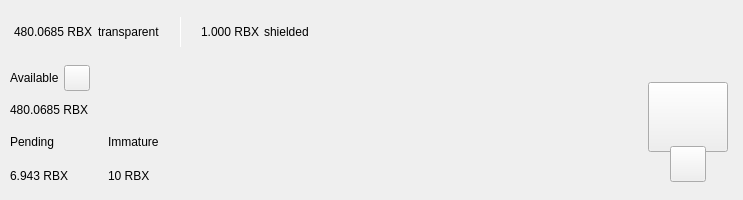
<?xml version="1.0" encoding="UTF-8"?>
<ui version="4.0">
 <class>TopBar</class>
 <widget class="QWidget" name="TopBar">
  <property name="geometry">
   <rect>
    <x>0</x>
    <y>0</y>
    <width>734</width>
    <height>200</height>
   </rect>
  </property>
  <property name="minimumSize">
   <size>
    <width>0</width>
    <height>200</height>
   </size>
  </property>
  <property name="maximumSize">
   <size>
    <width>16777215</width>
    <height>200</height>
   </size>
  </property>
  <property name="windowTitle">
   <string>Form</string>
  </property>
  <layout class="QVBoxLayout" name="verticalLayout_10" stretch="0">
   <property name="spacing">
    <number>0</number>
   </property>
   <property name="leftMargin">
    <number>0</number>
   </property>
   <property name="topMargin">
    <number>0</number>
   </property>
   <property name="rightMargin">
    <number>0</number>
   </property>
   <property name="bottomMargin">
    <number>0</number>
   </property>
   <item>
    <widget class="PFBorderImage" name="containerTop">
     <layout class="QVBoxLayout" name="verticalLayout_11">
      <property name="spacing">
       <number>0</number>
      </property>
      <property name="leftMargin">
       <number>0</number>
      </property>
      <property name="topMargin">
       <number>0</number>
      </property>
      <property name="rightMargin">
       <number>0</number>
      </property>
      <property name="bottomMargin">
       <number>0</number>
      </property>
      <item>
       <widget class="QWidget" name="top_container_2" native="true">
        <property name="minimumSize">
         <size>
          <width>0</width>
          <height>65</height>
         </size>
        </property>
        <layout class="QHBoxLayout" name="top_container">
         <property name="spacing">
          <number>0</number>
         </property>
         <property name="leftMargin">
          <number>14</number>
         </property>
         <property name="topMargin">
          <number>0</number>
         </property>
         <property name="rightMargin">
          <number>14</number>
         </property>
         <property name="bottomMargin">
          <number>0</number>
         </property>
         <item alignment="Qt::AlignVCenter">
          <widget class="QWidget" name="widgetTopAmount" native="true">
           <property name="sizePolicy">
            <sizepolicy hsizetype="Preferred" vsizetype="Maximum">
             <horstretch>0</horstretch>
             <verstretch>0</verstretch>
            </sizepolicy>
           </property>
           <layout class="QHBoxLayout" name="horizontalLayout_5">
            <property name="spacing">
             <number>5</number>
            </property>
            <property name="leftMargin">
             <number>0</number>
            </property>
            <property name="topMargin">
             <number>0</number>
            </property>
            <property name="rightMargin">
             <number>0</number>
            </property>
            <property name="bottomMargin">
             <number>0</number>
            </property>
            <item alignment="Qt::AlignTop">
             <widget class="QLabel" name="labelAmountTopRbx">
              <property name="minimumSize">
               <size>
                <width>0</width>
                <height>36</height>
               </size>
              </property>
              <property name="styleSheet">
               <string notr="true">padding:0px;margin:0px;</string>
              </property>
              <property name="text">
               <string notr="true">480.0685 RBX</string>
              </property>
             </widget>
            </item>
            <item>
             <widget class="QLabel" name="labelTrans">
              <property name="text">
               <string>transparent</string>
              </property>
             </widget>
            </item>
            <item>
             <spacer name="horizontalSpacer_11">
              <property name="orientation">
               <enum>Qt::Horizontal</enum>
              </property>
              <property name="sizeType">
               <enum>QSizePolicy::Fixed</enum>
              </property>
              <property name="sizeHint" stdset="0">
               <size>
                <width>15</width>
                <height>20</height>
               </size>
              </property>
             </spacer>
            </item>
            <item alignment="Qt::AlignVCenter">
             <widget class="QLabel" name="typeSpacerTop">
              <property name="minimumSize">
               <size>
                <width>1</width>
                <height>30</height>
               </size>
              </property>
              <property name="maximumSize">
               <size>
                <width>1</width>
                <height>30</height>
               </size>
              </property>
              <property name="styleSheet">
               <string notr="true">background-color:white;
padding:0px;
border:none;</string>
              </property>
              <property name="text">
               <string/>
              </property>
             </widget>
            </item>
            <item>
             <spacer name="horizontalSpacer_12">
              <property name="orientation">
               <enum>Qt::Horizontal</enum>
              </property>
              <property name="sizeType">
               <enum>QSizePolicy::Fixed</enum>
              </property>
              <property name="sizeHint" stdset="0">
               <size>
                <width>15</width>
                <height>20</height>
               </size>
              </property>
             </spacer>
            </item>
            <item alignment="Qt::AlignTop">
             <widget class="QLabel" name="labelAmountTopShieldedRbx">
              <property name="minimumSize">
               <size>
                <width>0</width>
                <height>36</height>
               </size>
              </property>
              <property name="text">
               <string notr="true">1.000 RBX</string>
              </property>
             </widget>
            </item>
            <item>
             <widget class="QLabel" name="labelShield">
              <property name="text">
               <string>shielded</string>
              </property>
             </widget>
            </item>
           </layout>
          </widget>
         </item>
         <item>
          <spacer name="horizontalSpacer">
           <property name="orientation">
            <enum>Qt::Horizontal</enum>
           </property>
           <property name="sizeHint" stdset="0">
            <size>
             <width>40</width>
             <height>20</height>
            </size>
           </property>
          </spacer>
         </item>
         <item>
          <layout class="QHBoxLayout" name="horizontalLayout_4">
           <property name="spacing">
            <number>12</number>
           </property>
           <property name="rightMargin">
            <number>0</number>
           </property>
           <item alignment="Qt::AlignRight">
            <widget class="QWidget" name="layoutSync" native="true">
             <property name="minimumSize">
              <size>
               <width>0</width>
               <height>36</height>
              </size>
             </property>
             <property name="maximumSize">
              <size>
               <width>16777215</width>
               <height>36</height>
              </size>
             </property>
             <layout class="QVBoxLayout" name="verticalLayout_9">
              <property name="leftMargin">
               <number>0</number>
              </property>
              <property name="topMargin">
               <number>0</number>
              </property>
              <property name="rightMargin">
               <number>0</number>
              </property>
              <property name="bottomMargin">
               <number>0</number>
              </property>
              <item>
               <widget class="ExpandableButton" name="pushButtonSync" native="true">
                <property name="minimumSize">
                 <size>
                  <width>36</width>
                  <height>36</height>
                 </size>
                </property>
                <property name="maximumSize">
                 <size>
                  <width>16777215</width>
                  <height>36</height>
                 </size>
                </property>
               </widget>
              </item>
             </layout>
            </widget>
           </item>
           <item>
            <widget class="ExpandableButton" name="pushButtonHDUpgrade" native="true">
             <property name="minimumSize">
              <size>
               <width>36</width>
               <height>36</height>
              </size>
             </property>
            </widget>
           </item>
           <item>
            <widget class="ExpandableButton" name="pushButtonStack" native="true">
             <property name="minimumSize">
              <size>
               <width>36</width>
               <height>36</height>
              </size>
             </property>
            </widget>
           </item>
           <item>
            <widget class="ExpandableButton" name="pushButtonColdStaking" native="true">
             <property name="minimumSize">
              <size>
               <width>36</width>
               <height>36</height>
              </size>
             </property>
            </widget>
           </item>
           <item>
            <widget class="ExpandableButton" name="pushButtonConnection" native="true">
             <property name="minimumSize">
              <size>
               <width>36</width>
               <height>36</height>
              </size>
             </property>
            </widget>
           </item>
           <item>
            <widget class="ExpandableButton" name="pushButtonTor" native="true">
             <property name="minimumSize">
              <size>
               <width>36</width>
               <height>36</height>
              </size>
             </property>
            </widget>
           </item>
           <item>
            <widget class="ExpandableButton" name="pushButtonLock" native="true">
             <property name="sizePolicy">
              <sizepolicy hsizetype="Expanding" vsizetype="Expanding">
               <horstretch>0</horstretch>
               <verstretch>0</verstretch>
              </sizepolicy>
             </property>
             <property name="minimumSize">
              <size>
               <width>36</width>
               <height>0</height>
              </size>
             </property>
            </widget>
           </item>
           <item>
            <widget class="ExpandableButton" name="pushButtonTheme" native="true">
             <property name="minimumSize">
              <size>
               <width>36</width>
               <height>36</height>
              </size>
             </property>
             <property name="maximumSize">
              <size>
               <width>16777215</width>
               <height>36</height>
              </size>
             </property>
            </widget>
           </item>
           <item>
            <widget class="ExpandableButton" name="pushButtonFAQ" native="true">
             <property name="minimumSize">
              <size>
               <width>36</width>
               <height>36</height>
              </size>
             </property>
            </widget>
           </item>
          </layout>
         </item>
        </layout>
       </widget>
      </item>
      <item>
       <widget class="QWidget" name="bottom_container" native="true">
        <property name="minimumSize">
         <size>
          <width>0</width>
          <height>135</height>
         </size>
        </property>
        <layout class="QHBoxLayout" name="botton_container">
         <property name="leftMargin">
          <number>10</number>
         </property>
         <property name="topMargin">
          <number>0</number>
         </property>
         <property name="rightMargin">
          <number>10</number>
         </property>
         <property name="bottomMargin">
          <number>10</number>
         </property>
         <item>
          <layout class="QVBoxLayout" name="verticalLayout_7">
           <property name="spacing">
            <number>0</number>
           </property>
           <property name="leftMargin">
            <number>0</number>
           </property>
           <property name="rightMargin">
            <number>30</number>
           </property>
           <item>
            <layout class="QVBoxLayout" name="verticalLayout_2">
             <item>
              <layout class="QHBoxLayout" name="horizontalLayoutContainerAvailable">
               <property name="spacing">
                <number>5</number>
               </property>
               <item>
                <widget class="QLabel" name="labelTitle1">
                 <property name="text">
                  <string>Available</string>
                 </property>
                </widget>
               </item>
               <item>
                <widget class="QPushButton" name="pushButtonBalanceInfo">
                 <property name="minimumSize">
                  <size>
                   <width>26</width>
                   <height>26</height>
                  </size>
                 </property>
                 <property name="maximumSize">
                  <size>
                   <width>26</width>
                   <height>26</height>
                  </size>
                 </property>
                 <property name="mouseTracking">
                  <bool>true</bool>
                 </property>
                 <property name="focusPolicy">
                  <enum>Qt::NoFocus</enum>
                 </property>
                 <property name="text">
                  <string notr="true"/>
                 </property>
                 <property name="iconSize">
                  <size>
                   <width>24</width>
                   <height>24</height>
                  </size>
                 </property>
                 <property name="shortcut">
                  <string notr="true"/>
                 </property>
                </widget>
               </item>
               <item>
                <spacer name="horizontalSpacer_4">
                 <property name="orientation">
                  <enum>Qt::Horizontal</enum>
                 </property>
                 <property name="sizeType">
                  <enum>QSizePolicy::MinimumExpanding</enum>
                 </property>
                 <property name="sizeHint" stdset="0">
                  <size>
                   <width>20</width>
                   <height>20</height>
                  </size>
                 </property>
                </spacer>
               </item>
              </layout>
             </item>
             <item>
              <widget class="QLabel" name="labelAmountRbx">
               <property name="text">
                <string notr="true">480.0685 RBX</string>
               </property>
              </widget>
             </item>
            </layout>
           </item>
           <item>
            <widget class="QWidget" name="container_imm_pend" native="true">
             <layout class="QHBoxLayout" name="horizontalLayout_2">
              <property name="spacing">
               <number>0</number>
              </property>
              <property name="leftMargin">
               <number>0</number>
              </property>
              <property name="topMargin">
               <number>0</number>
              </property>
              <property name="rightMargin">
               <number>0</number>
              </property>
              <property name="bottomMargin">
               <number>0</number>
              </property>
              <item alignment="Qt::AlignLeft">
               <widget class="QWidget" name="container_pending" native="true">
                <property name="sizePolicy">
                 <sizepolicy hsizetype="Minimum" vsizetype="Preferred">
                  <horstretch>0</horstretch>
                  <verstretch>0</verstretch>
                 </sizepolicy>
                </property>
                <layout class="QVBoxLayout" name="verticalLayout_3">
                 <property name="leftMargin">
                  <number>0</number>
                 </property>
                 <property name="topMargin">
                  <number>0</number>
                 </property>
                 <property name="rightMargin">
                  <number>0</number>
                 </property>
                 <property name="bottomMargin">
                  <number>0</number>
                 </property>
                 <item>
                  <widget class="QLabel" name="labelTitle3">
                   <property name="text">
                    <string>Pending</string>
                   </property>
                  </widget>
                 </item>
                 <item>
                  <widget class="QLabel" name="labelPendingRbx">
                   <property name="text">
                    <string notr="true">6.943 RBX</string>
                   </property>
                  </widget>
                 </item>
                </layout>
               </widget>
              </item>
              <item>
               <spacer name="horizontalSpacer_3">
                <property name="orientation">
                 <enum>Qt::Horizontal</enum>
                </property>
                <property name="sizeType">
                 <enum>QSizePolicy::Fixed</enum>
                </property>
                <property name="sizeHint" stdset="0">
                 <size>
                  <width>40</width>
                  <height>20</height>
                 </size>
                </property>
               </spacer>
              </item>
              <item alignment="Qt::AlignLeft">
               <widget class="QWidget" name="container_immature" native="true">
                <property name="sizePolicy">
                 <sizepolicy hsizetype="Minimum" vsizetype="Preferred">
                  <horstretch>0</horstretch>
                  <verstretch>0</verstretch>
                 </sizepolicy>
                </property>
                <layout class="QVBoxLayout" name="verticalLayout_4">
                 <property name="leftMargin">
                  <number>0</number>
                 </property>
                 <property name="topMargin">
                  <number>0</number>
                 </property>
                 <property name="rightMargin">
                  <number>0</number>
                 </property>
                 <property name="bottomMargin">
                  <number>0</number>
                 </property>
                 <item>
                  <widget class="QLabel" name="labelTitle4">
                   <property name="text">
                    <string>Immature</string>
                   </property>
                  </widget>
                 </item>
                 <item>
                  <widget class="QLabel" name="labelImmatureRbx">
                   <property name="text">
                    <string notr="true">10 RBX</string>
                   </property>
                  </widget>
                 </item>
                </layout>
               </widget>
              </item>
              <item>
               <spacer name="horizontalSpacer_5">
                <property name="orientation">
                 <enum>Qt::Horizontal</enum>
                </property>
                <property name="sizeHint" stdset="0">
                 <size>
                  <width>40</width>
                  <height>20</height>
                 </size>
                </property>
               </spacer>
              </item>
             </layout>
            </widget>
           </item>
          </layout>
         </item>
         <item>
          <spacer name="horizontalSpacer_2">
           <property name="orientation">
            <enum>Qt::Horizontal</enum>
           </property>
           <property name="sizeHint" stdset="0">
            <size>
             <width>40</width>
             <height>20</height>
            </size>
           </property>
          </spacer>
         </item>
         <item alignment="Qt::AlignHCenter|Qt::AlignVCenter">
          <widget class="QWidget" name="qrContainer" native="true">
           <property name="sizePolicy">
            <sizepolicy hsizetype="Preferred" vsizetype="Minimum">
             <horstretch>0</horstretch>
             <verstretch>0</verstretch>
            </sizepolicy>
           </property>
           <property name="minimumSize">
            <size>
             <width>90</width>
             <height>110</height>
            </size>
           </property>
           <property name="maximumSize">
            <size>
             <width>90</width>
             <height>110</height>
            </size>
           </property>
           <layout class="QVBoxLayout" name="containerQR">
            <property name="spacing">
             <number>0</number>
            </property>
            <property name="leftMargin">
             <number>5</number>
            </property>
            <property name="topMargin">
             <number>10</number>
            </property>
            <property name="rightMargin">
             <number>5</number>
            </property>
            <property name="bottomMargin">
             <number>0</number>
            </property>
            <item>
             <widget class="QPushButton" name="btnQr">
              <property name="minimumSize">
               <size>
                <width>70</width>
                <height>70</height>
               </size>
              </property>
              <property name="maximumSize">
               <size>
                <width>16777215</width>
                <height>70</height>
               </size>
              </property>
              <property name="focusPolicy">
               <enum>Qt::NoFocus</enum>
              </property>
              <property name="text">
               <string/>
              </property>
              <property name="iconSize">
               <size>
                <width>70</width>
                <height>70</height>
               </size>
              </property>
             </widget>
            </item>
            <item>
             <spacer name="verticalSpacer">
              <property name="orientation">
               <enum>Qt::Vertical</enum>
              </property>
              <property name="sizeType">
               <enum>QSizePolicy::Fixed</enum>
              </property>
              <property name="sizeHint" stdset="0">
               <size>
                <width>20</width>
                <height>20</height>
               </size>
              </property>
             </spacer>
            </item>
            <item alignment="Qt::AlignHCenter|Qt::AlignBottom">
             <widget class="QPushButton" name="pushButtonQR">
              <property name="minimumSize">
               <size>
                <width>36</width>
                <height>36</height>
               </size>
              </property>
              <property name="maximumSize">
               <size>
                <width>36</width>
                <height>36</height>
               </size>
              </property>
              <property name="focusPolicy">
               <enum>Qt::NoFocus</enum>
              </property>
              <property name="text">
               <string/>
              </property>
             </widget>
            </item>
           </layout>
          </widget>
         </item>
        </layout>
       </widget>
      </item>
     </layout>
    </widget>
   </item>
  </layout>
 </widget>
 <customwidgets>
  <customwidget>
   <class>ExpandableButton</class>
   <extends>QWidget</extends>
   <header>qt/rbx/expandablebutton.h</header>
   <container>1</container>
  </customwidget>
  <customwidget>
   <class>PFBorderImage</class>
   <extends>QFrame</extends>
   <header>qt/rbx/pfborderimage.h</header>
   <container>1</container>
  </customwidget>
 </customwidgets>
 <resources/>
 <connections/>
</ui>
